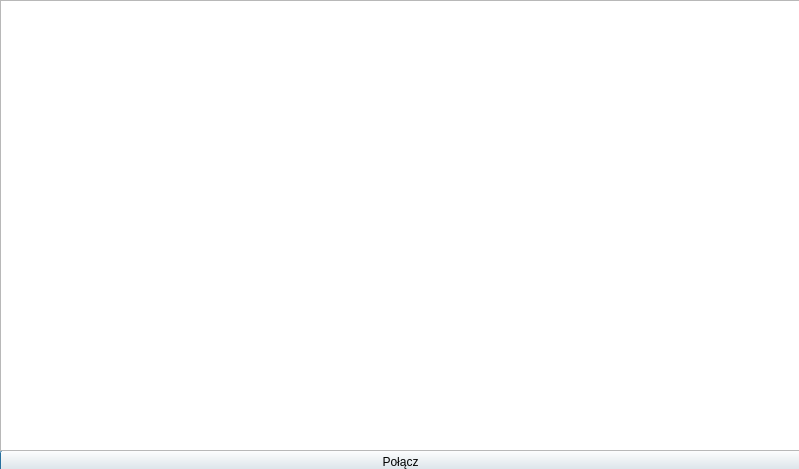
<?xml version="1.0" encoding="UTF-8"?>
<ui version="4.0">
 <class>Dialog</class>
 <widget class="QDialog" name="Dialog">
  <property name="geometry">
   <rect>
    <x>0</x>
    <y>0</y>
    <width>799</width>
    <height>469</height>
   </rect>
  </property>
  <property name="windowTitle">
   <string>Dostępne porty COM</string>
  </property>
  <widget class="QPushButton" name="pushButton">
   <property name="geometry">
    <rect>
     <x>0</x>
     <y>450</y>
     <width>801</width>
     <height>23</height>
    </rect>
   </property>
   <property name="text">
    <string>Połącz</string>
   </property>
  </widget>
  <widget class="QListWidget" name="listWidget">
   <property name="geometry">
    <rect>
     <x>0</x>
     <y>0</y>
     <width>811</width>
     <height>451</height>
    </rect>
   </property>
  </widget>
 </widget>
 <resources/>
 <connections/>
</ui>
